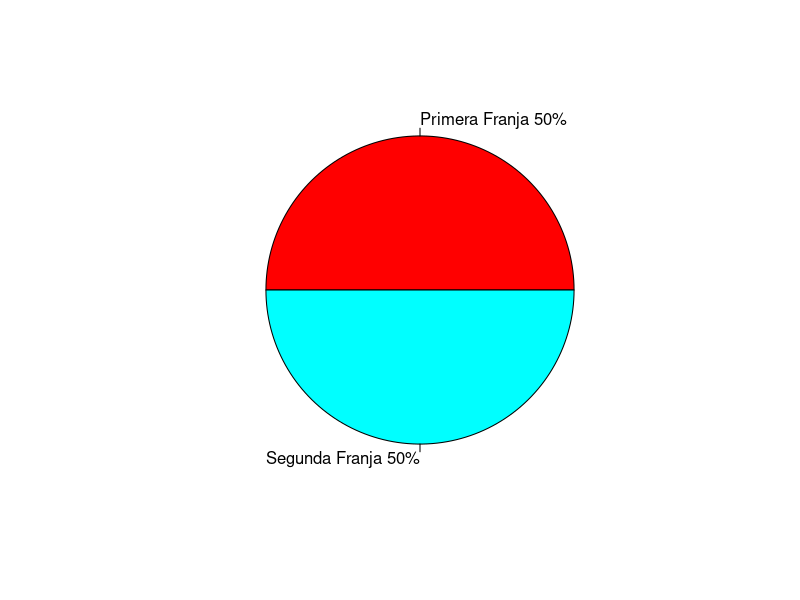
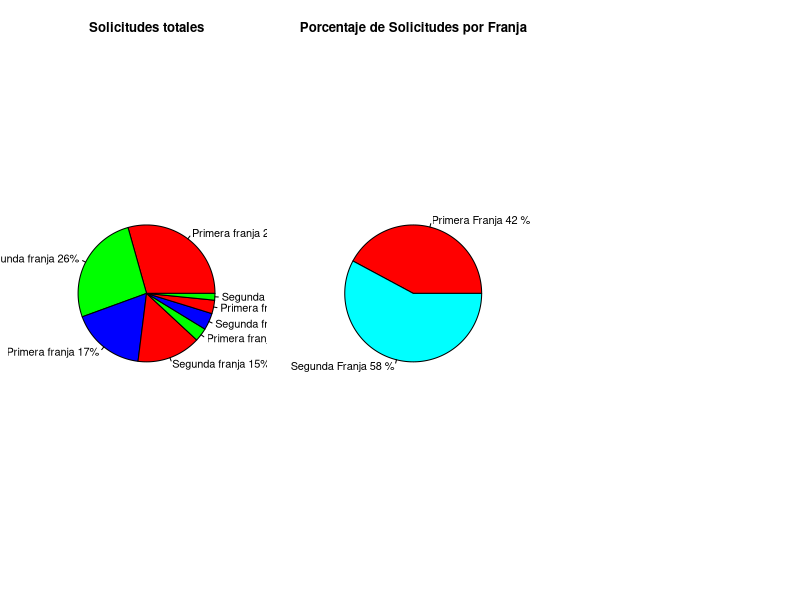
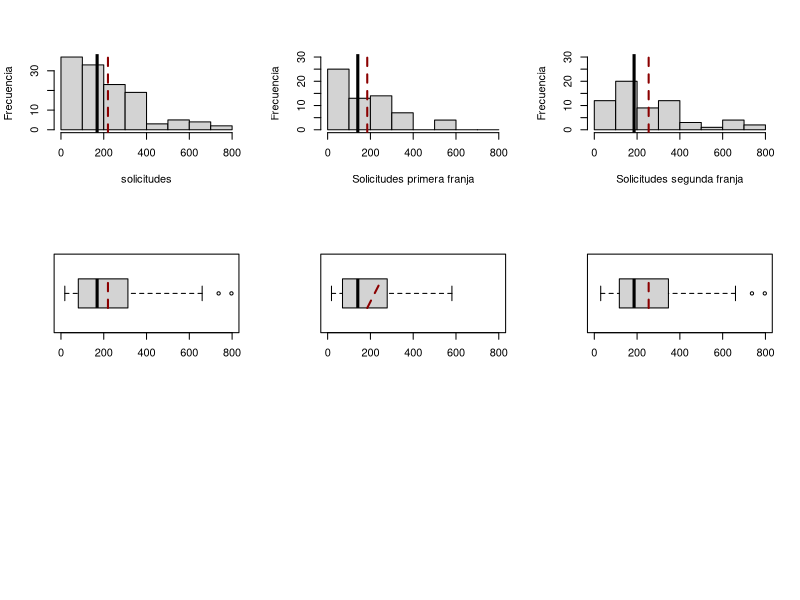

These charts were generated, in order, by the following R code:
unionesDeHecho=read.csv2("uniones_de_hecho.csv")

uniones.primera.franja=unionesDeHecho[((unionesDeHecho$Año==2010)|(unionesDeHecho$Año==2011)|(unionesDeHecho$Año==2012)|(unionesDeHecho$Año==2013)|(unionesDeHecho$Año==2014)|(unionesDeHecho$Año==2015)|(unionesDeHecho$Año==2016)),]
uniones.segunda.franja=unionesDeHecho[((unionesDeHecho$Año==2017)|(unionesDeHecho$Año==2018)|(unionesDeHecho$Año==2019)|(unionesDeHecho$Año==2020)|(unionesDeHecho$Año==2021)|(unionesDeHecho$Año==2022)|(unionesDeHecho$Año==2023)),]

uniones.primera.franja$franja = rep(c("primera"), times = nrow(uniones.primera.franja))
uniones.segunda.franja$franja = rep(c("segunda"), times = nrow(uniones.segunda.franja))

uniones.con.franja = rbind(uniones.primera.franja, uniones.segunda.franja)

solicitudes<- as.numeric(uniones.con.franja$Solicitudes.presentadas)
franja=uniones.con.franja$franja

#### TAMAÑO DE LA MUESTRA
tapply(solicitudes, franja, length)

#### MEDIDAS DE CENTRALIZACION
## media
round(mean(solicitudes),2)
round(tapply(solicitudes, franja, mean),2)
## mediana
round(median(solicitudes),2)
round(tapply(solicitudes, franja, median),2)

#### MEDIDAS DE DISPERSIÓN
## minimo
min(solicitudes)
round(tapply(solicitudes, franja, min),2)
## maximo
max(solicitudes)
round(tapply(solicitudes, franja, max),2)
## rango
max(solicitudes)-min(solicitudes)
round(tapply(solicitudes, franja, max),2)-round(tapply(solicitudes, franja, min),2)
## varianza
round(var(solicitudes),2)
round(tapply(solicitudes, franja, var),2)
## desviacion estandar
round(sd(solicitudes),2)
round(tapply(solicitudes, franja, sd),2)
## coeficiente de variacion
round(sd(solicitudes)/mean(solicitudes),2)
round(tapply(solicitudes, franja, sd)/tapply(solicitudes,franja,mean),2)

#### MEDIDAS DE LOCALIZACION
## cuartiles
round(summary(solicitudes),2)
tapply(solicitudes, franja, quantile)
## rango intercuartilico (IQR)
round(IQR(solicitudes),2)
round(tapply(solicitudes, franja, IQR),2)

#### MEDIDAS DE FORMA
install.packages("e1071")
library("e1071")
## coeficiente de asimetría
round(skewness(solicitudes),2)
round(tapply(solicitudes, franja, skewness),2)
## coeficiente de apuntamiento o curtosis
round(kurtosis(solicitudes),2)
round(tapply(solicitudes, franja, kurtosis),2)

#### OTRAS MEDIDAS
## valores inferiores a la media

#### TABLA DE FRECUENCIAS
## regla de sturges
ceiling(1+3.322*log10(126))
L=c(0,100,200,300,400,500,600,700,800)
solicitudes.agrupadas=cut(solicitudes, breaks=L, right=FALSE, include.lowest = TRUE)
addmargins(table(solicitudes.agrupadas,franja))
round(addmargins(prop.table(table(solicitudes.agrupadas,franja))),2)

#### DIAGRAMAS
## diagrama de tarta
par(mfrow=c(1,1))
ft=table(franja)
etiquetas.franja = c("Primera Franja", "Segunda Franja") 
propt = round(ft/sum(ft)*100)
etiquetas.franja = paste(etiquetas.franja, propt) 
etiquetas.franja = paste(etiquetas.franja,"%",sep="") 
pie(ft,labels = etiquetas.franja, col=rainbow(2))

## porcentaje por franjas
par(mfrow=c(1,3))
L=c(5,7,9,11)
fn=table(solicitudes.agrupadas)
etiquetas <- c("Primera franja", "Segunda franja")
prop <- round(fn/sum(fn)*100)
etiquetas= paste(etiquetas, prop) 
etiquetas = paste(etiquetas,"%",sep="") 
pie(fn,labels = etiquetas, col=rainbow(3), main="Solicitudes totales")

solicitudes.primera <- as.numeric(uniones.primera.franja$Solicitudes.presentadas)
solicitudes.segunda <- as.numeric(uniones.segunda.franja$Solicitudes.presentadas)
total.primera <- sum(solicitudes.primera, na.rm=TRUE)
total.segunda <- sum(solicitudes.segunda, na.rm=TRUE)
totales <- c(total.primera, total.segunda)
etiquetas.franjas <- c("Primera Franja", "Segunda Franja")
porcentaje <- round(totales / sum(totales) * 100)
etiquetas.franjas <- paste(etiquetas.franjas, porcentaje, "%", sep=" ")
pie(totales, labels=etiquetas.franjas, col=rainbow(2), main="Porcentaje de Solicitudes por Franja")

## Histogramas, diagramas de caja

#solicitudes totales histograma
par(mfrow=c(3,3))
L=c(0,100,200,300,400,500,600,700,800)
hist(solicitudes, breaks = L, main="", ylab = "Frecuencia", xlab = "solicitudes")
abline(v=median(solicitudes), lwd=3)
abline(v=mean(solicitudes), lwd=2, lty=2, col="darkred")

#solicitudes primera franja histograma
hist(solicitudes.primera, breaks = L, main="", ylab = "Frecuencia", ylim=c(0,30), xlab= "Solicitudes primera franja")
abline(v=median(solicitudes.primera), lwd=3)
abline(v=mean(solicitudes.primera), lwd=2, lty=2, col="darkred")

#solicitudes segunda franja histograma
hist(solicitudes.segunda, breaks = L, main="", ylab = "Frecuencia", ylim=c(0,30), xlab= "Solicitudes segunda franja")
abline(v=median(solicitudes.segunda), lwd=3)
abline(v=mean(solicitudes.segunda), lwd=2, lty=2, col="darkred")

#solicitudes totales diagrama de caja
boxplot(solicitudes,horizontal = TRUE, ylim=c(0,800))
segments(x0 = mean(solicitudes), y0 = 0.8, x1 = mean(solicitudes), y1 = 1.2, col = "darkred",lwd = 2, lty=2)

#solicitudes primera franja diagrama de caja
boxplot(solicitudes.primera,horizontal = TRUE, ylim=c(0,800))
segments(x0 = mean(solicitudes.primera), y0 = 0.8, x1 = mean(solicitudes.segunda), y1 = 1.2, col= "darkred", lwd = 2, lty=2)

#solicitudes segunda franja diagrama de caja
boxplot(solicitudes.segunda,horizontal = TRUE, ylim=c(0,800))
segments(x0 = mean(solicitudes.segunda), y0 = 0.8, x1 = mean(solicitudes.segunda), y1 = 1.2, col= "darkred", lwd = 2, lty=2)
